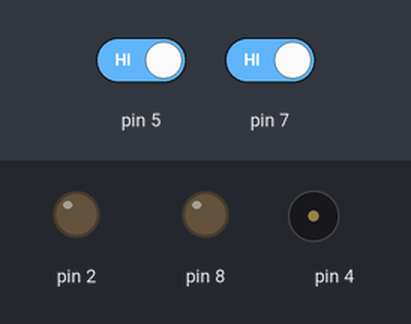
The sketch below on a simulated Arduino Uno, built with avr-gcc and run on an emulated ATmega328P. Parts: output pins drawn as LEDs (lit = HIGH), buzzer (waves = sounding). Inputs (shaded band) come from the test bench; at power-on: pin 5 HIGH, pin 7 HIGH.

Above: at 2.2 s.
2.3 s: pin 5 driven LOW
At 2.9 s:
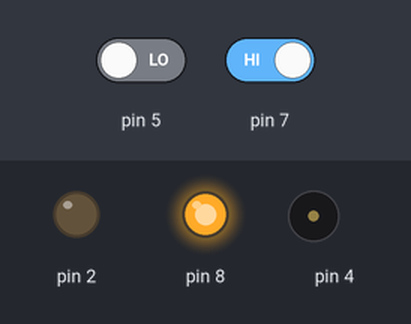
3.8 s: pin 7 driven LOW
At 4.1 s:
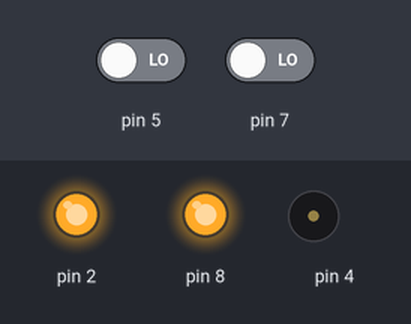
5.3 s: pin 5 driven HIGH
At 6.4 s:
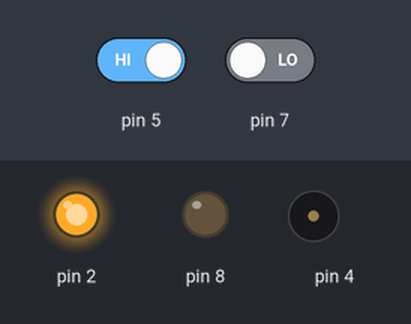
6.8 s: pin 7 driven HIGH
At 7.6 s:
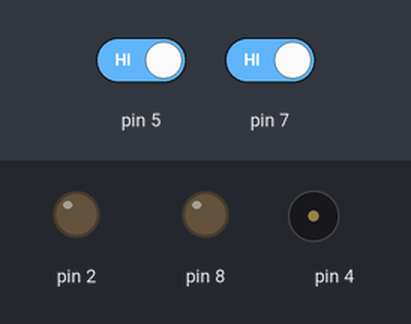
Timing chart, 0 to 9.3 s (numbered marks = the images above; inputs shaded):
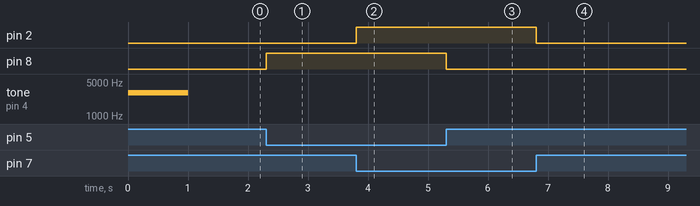

The sketch:

Display_Whisker_States.ino
```cpp
void setup() {
  tone(4, 3000, 1000);
  delay(1000);
  pinMode(7, INPUT);
  pinMode(5, INPUT);
  pinMode(2, OUTPUT);
  pinMode(8, OUTPUT);

  Serial.begin(9600);
}

void loop() {

  byte wLeft = digitalRead(5);
  byte wRight = digitalRead(7);

  if(wLeft == 0) {
    digitalWrite(8, HIGH);
  } else {
    digitalWrite(8, LOW);
  }

  if(wRight == 0) {
    digitalWrite(2, HIGH);
  } else {
    digitalWrite(2, LOW);
  }

  delay(50);
}
```

Measured:
- after the input at 2.3 s, pin 8: LOW → HIGH at once
- after the input at 3.8 s, pin 2: LOW → HIGH at once
- after the input at 5.3 s, pin 8: HIGH → LOW at once
- after the input at 6.8 s, pin 2: HIGH → LOW at once
